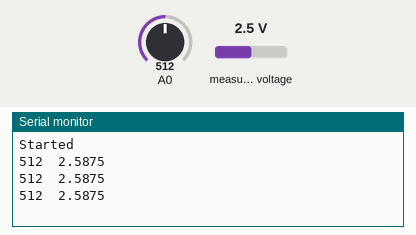
Simulated run of this sketch. Board: Arduino Uno, built with avr-gcc and run on an emulated ATmega328P. Parts: the last lines printed to the serial monitor. Inputs (shaded band) come from the test bench; at power-on: A0 = 512, measured voltage 2.5 V.

Above: at 1.3 s.
1.4 s: A0 set to 716
At 2.0 s:
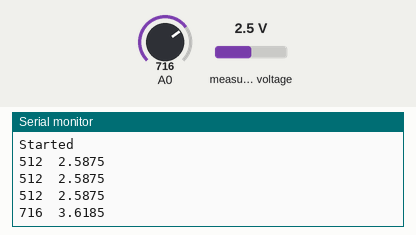
2.9 s: A0 set to 900
At 3.5 s:
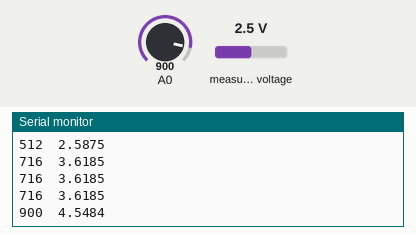
Timing chart, 0 to 5.9 s (numbered marks = the images above; inputs shaded):
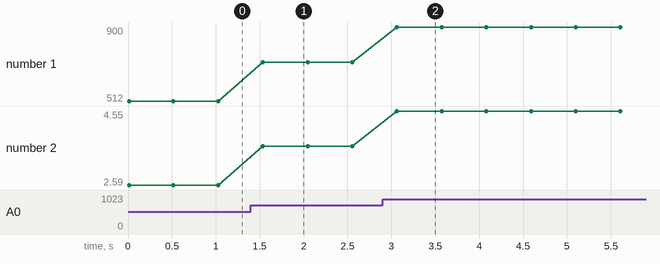

The sketch:

Lab4_A2D.ino
```cpp
// Lab4_A2D
//  Reads from the Arduino's 10-bit ADC on "A0",
//  And from the ADS1115's "A0" in single-ended, default preamplifier gain.


#include <Wire.h>  //Include the Wire library to talk I2C
#include <Adafruit_ADS1X15.h>   // the library for the A/D card
Adafruit_ADS1115 ads1115;//(0x48); // construct an ads1115 object at address 0x48

//Variables needed for the onboard ADC
float Vmax = 5.17;   // This is the voltage of my Arduino +5V, measured with my multimeter.
float Arduino_VoltsPerBit = Vmax/1023;  // 2^10 - 1
float Arduino_volts;
int Arduino_counts;


// Variables needed for the ADS1115
//  Calculate the conversion between bits and volts.
//  One bit is a sign bit, and 2^15 = 32768.
//  The default gain sets the full ADC range to 6.144 Volts,
//    even though we'll only use 0 to +5V.
float ADS1115_VoltsPerBit = 6.144/(32767);  // conversion from bits to volts
float ADS1115_volts;  // input voltage, after converting from bits
int ADS1115_counts;  // input bits (count) for ADS1115

//---------------------------------------------------
void setup()
{
  // Start the serial link, at 9600 bps.
  Serial.begin(9600);
  Serial.println("");
  Serial.println("Started");

  // Start up the I2C bus so we can talk to the ADS1115
  ads1115.begin();
}

//---------------------------------------------------
void loop()
{
  //Read in the on-board ADC channel A0
  Arduino_counts = analogRead(A0);
  Arduino_volts = Arduino_VoltsPerBit*Arduino_counts;

  // Uncomment to read in voltage from ADS1115
  ADS1115_counts = ads1115.readADC_SingleEnded(0);  // Read channel 0
  ADS1115_volts = ADS1115_VoltsPerBit*ADS1115_counts;


  // Print the onboard ADC result to the Serial bus
  Serial.print(Arduino_counts);  // bits
  Serial.print("\t");
  Serial.print(Arduino_volts,4);   // voltage
  Serial.print("\t");

//  Print the ADS1115 info
//  Serial.print(ADS1115_counts);
//  Serial.print("\t");
//  Serial.print(ADS1115_volts, 6);

  Serial.println("");  // line feed

  delay(500);  // Change this to change the sampling rate

}
```

Measured:
- after the input at 1.4 s, the serial monitor: prints a new line after 0.14 s (image 1)
- after the input at 2.9 s, the serial monitor: prints a new line after 0.16 s (image 2)
- plotted number 1: 512 → 716 after the input at 1.4 s, 716 → 900 after the input at 2.9 s
- plotted number 2: 2.59 → 3.62 after the input at 1.4 s, 3.62 → 4.55 after the input at 2.9 s
